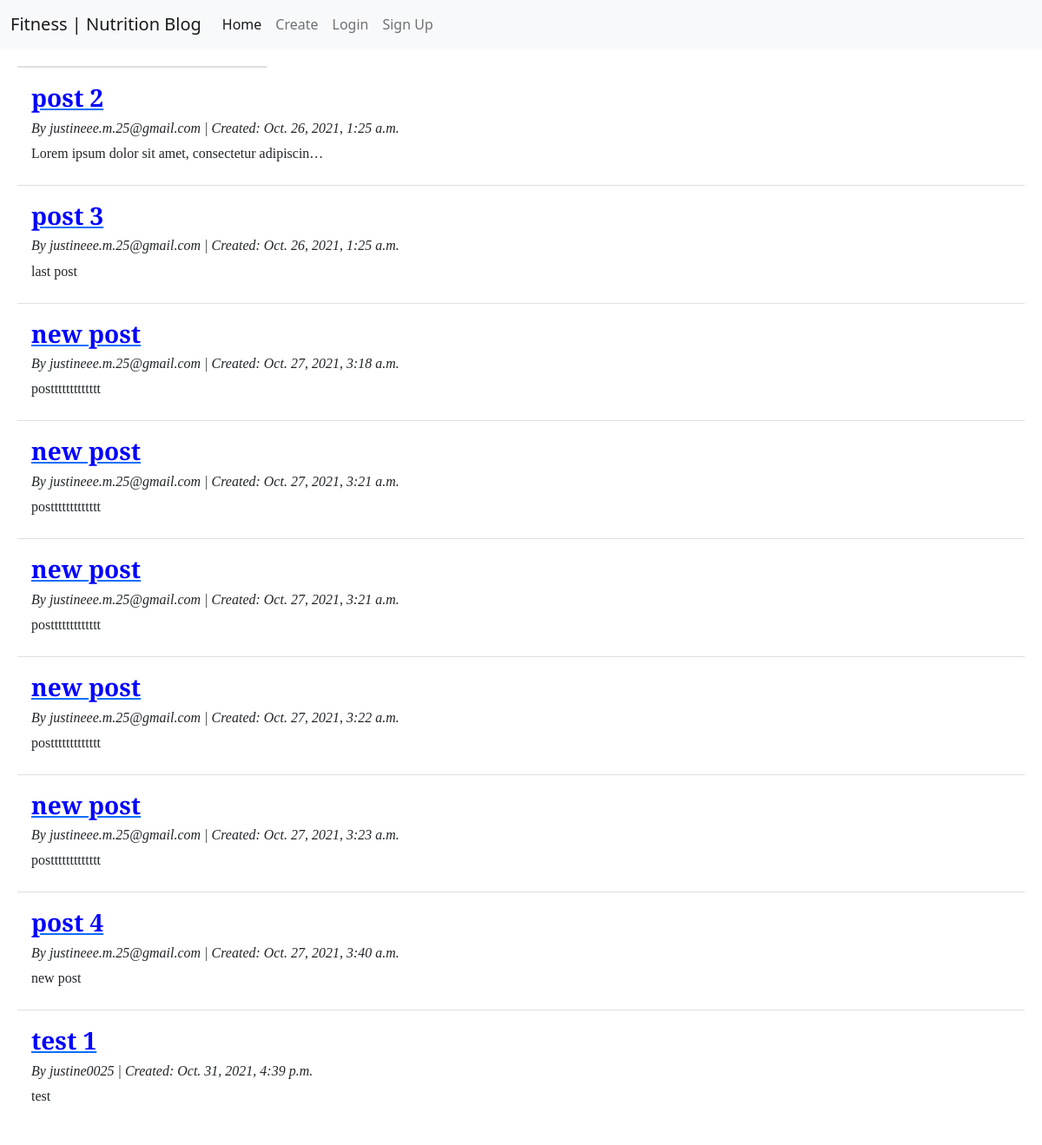
The page / on the database its author committed.
### blog/models.py (models this page shows, shortened)
class Post(models.Model):
    title = models.CharField(max_length=200)
    author = models.ForeignKey(
        'auth.User',
        on_delete=models.CASCADE
    )
    body = models.TextField()
    created_at = models.DateTimeField(auto_now_add=True)

### blog/views.py (the view)
# urls.py: path('', PostListView.as_view(), name='home'),
class PostListView(ListView):
    template_name = "post_list.html"
    model = Post

### templates/post_list.html (shortened to what this page needs)
{% extends 'base.html' %}
{% load static %}
{% block content %}
<div class="card" style="width: 18rem;"></div>
<ul class="list-group list-group-flush">
    {% for post in post_list %}
    <li class="list-group-item">
        <a href="{% url 'post_detail' post.id %}"><h3>{{ post.title }}</h3></a>
        <h6>By {{ post.author }} | Created: {{ post.created_at }}</h6>
        <p>{{ post.body |truncatechars:50   }} </p>
    </li>
    {% endfor %}
</ul>
</div>
{% endblock content %}

### static/css/base.css (style rules this page uses)
h3 { padding-top: 10px; color: blue; font-family: 'Libre Baskerville', serif; font-weight: 700; }
h6 { font-family: 'Libre Baskerville', serif; font-weight: 400; font-style: italic; }
p { font-family: 'Libre Baskerville', serif; font-weight: 400; }

### rows shown on the page
Post: title "post 2", author "justineee.m.25@gmail.com", created_at "Oct. 26, 2021, 1:25 a.m.", body "Lorem ipsum dolor sit amet, consectetur adipiscin…"
Post: title "post 3", author "justineee.m.25@gmail.com", created_at "Oct. 26, 2021, 1:25 a.m.", body "last post"
Post: title "new post", author "justineee.m.25@gmail.com", created_at "Oct. 27, 2021, 3:18 a.m.", body "posttttttttttttt"
Post: title "new post", author "justineee.m.25@gmail.com", created_at "Oct. 27, 2021, 3:21 a.m.", body "posttttttttttttt"
Post: title "new post", author "justineee.m.25@gmail.com", created_at "Oct. 27, 2021, 3:21 a.m.", body "posttttttttttttt"
Post: title "new post", author "justineee.m.25@gmail.com", created_at "Oct. 27, 2021, 3:22 a.m.", body "posttttttttttttt"
Post: title "new post", author "justineee.m.25@gmail.com", created_at "Oct. 27, 2021, 3:23 a.m.", body "posttttttttttttt"
Post: title "post 4", author "justineee.m.25@gmail.com", created_at "Oct. 27, 2021, 3:40 a.m.", body "new post"
Post: title "test 1", author "justine0025", created_at "Oct. 31, 2021, 4:39 p.m.", body "test"
